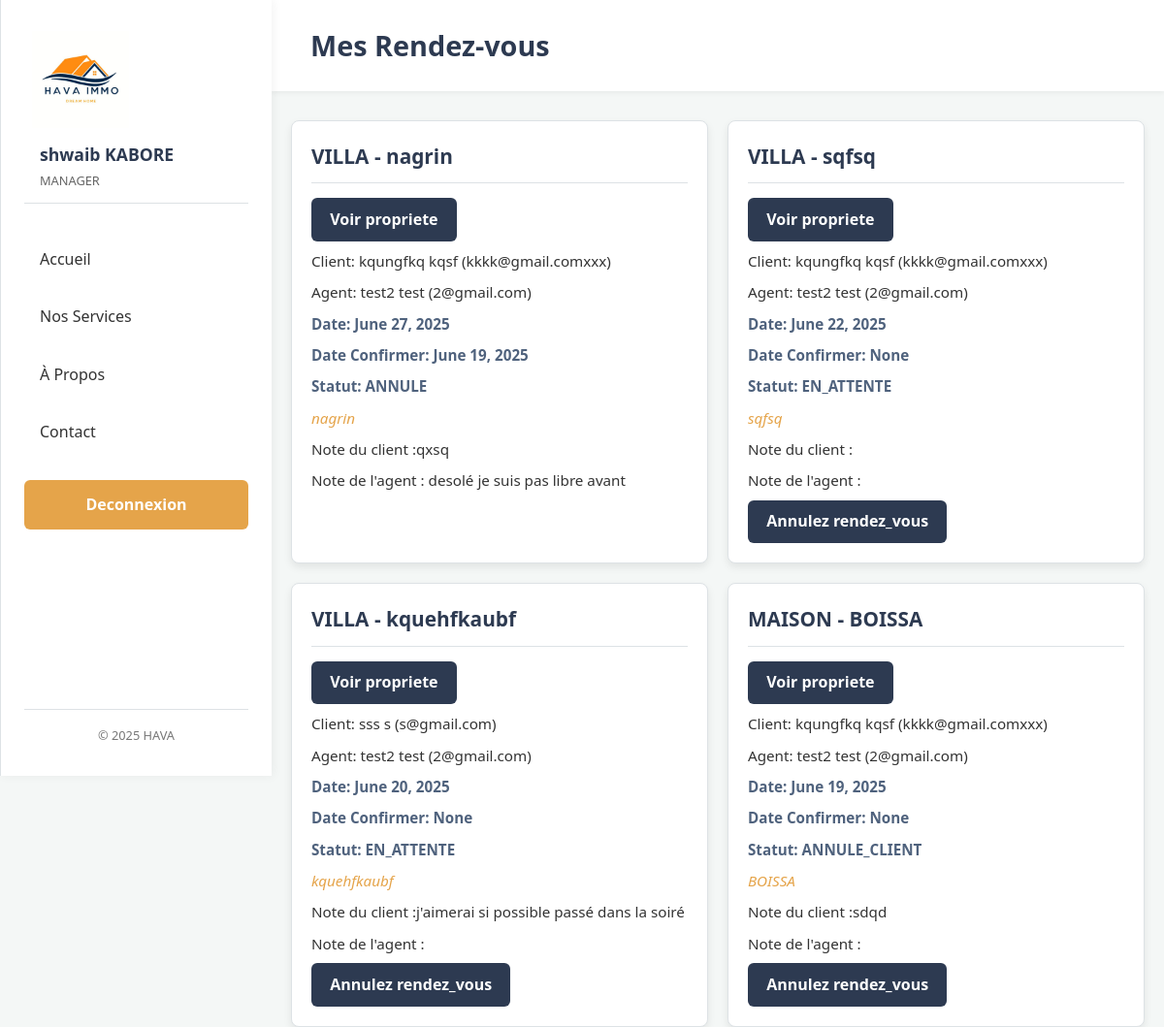
/account/manager/rdv-agents/ (signed in), run on an earlier commit of the app's database.
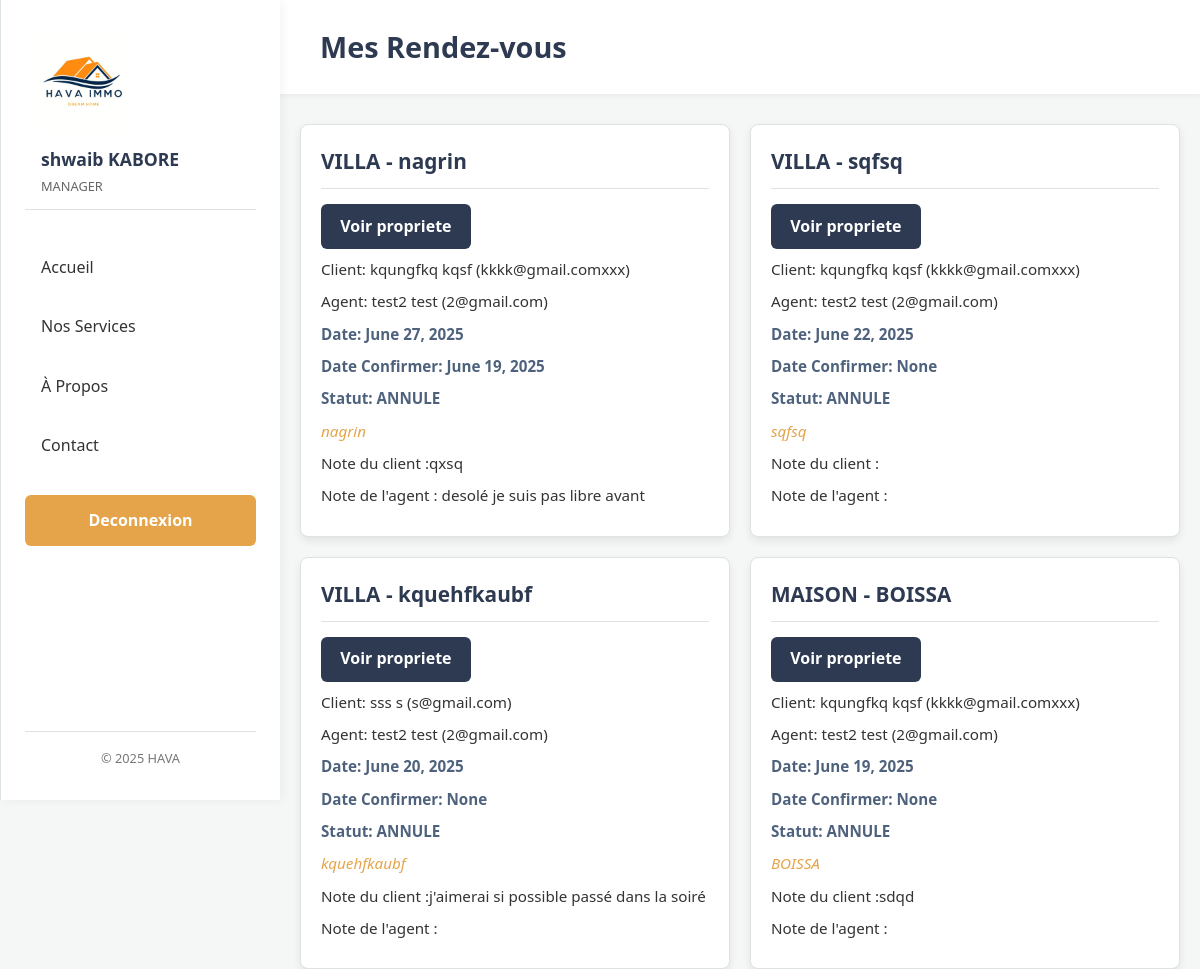
And on a later commit of the database.
### RDV/models.py (models this page shows, shortened)
class RendezVous(models.Model):
    choices= (
        ('CONFIRME', 'CONFIRME'),
        ('EN_ATTENTE', 'EN_ATTENTE'),
        )
    client = models.ForeignKey(ClientProfile, on_delete=models.CASCADE, related_name='rdv_client')
    agent = models.ForeignKey(AgentProfile, on_delete=models.CASCADE, related_name='rdv_agent')
    propriete = models.ForeignKey(Propriete, on_delete=models.CASCADE)
    date_souhaitee = models.DateField()
    date_confirmee = models.DateField(null=True, blank=True,)
    statut = models.CharField(max_length=20, choices=choices,default='EN_ATTENTE')
    commentaire_client = models.TextField(blank=True)
    commentaire_agent = models.TextField(blank=True)

### bien_app/models.py (models this page shows, shortened)
class Propriete(models.Model):
    type = models.CharField(max_length=30, choices=TYPE_CHOICES)  # Ex: Appartement, Villa...
    usage = models.CharField(max_length=450)  # Ex: Habitation, Commercial...
    statut = models.CharField(max_length=20, choices=STATUT_CHOICES, default='disponible')
    localisation = models.CharField(max_length=255)
    superficie = models.DecimalField(max_digits=10, decimal_places=2)  # en m²
    prix = models.DecimalField(max_digits=15, decimal_places=2)  # en FCFA ou autre
    option = models.CharField(max_length=10, choices=OPTION_CHOICES)
    bailleur = models.ForeignKey(
        'auth_app.CustomUser',  # entre guillemets = pas d'import
        on_delete=models.SET_NULL,
        limit_choices_to={'user_type': 'BAILLEUR'},
        null=True, blank=True,
        related_name='proprietes'
    )

### auth_app/models.py (models this page shows, shortened)
class ClientProfile(models.Model):
    user = models.OneToOneField(
        CustomUser,
        on_delete=models.CASCADE,
        limit_choices_to={'user_type': 'CLIENT'}
    )
    agent = models.ForeignKey(
        CustomUser,
        on_delete=models.SET_NULL,
        null=True,
        blank=True,
        limit_choices_to={'user_type': 'AGENT'},
        related_name='clients'
    )
    favoris = models.ManyToManyField(Propriete, related_name='favoris_clients', blank=True)
    def __str__(self):
        return f"Client: {self.user.get_full_name()} ({self.user.email})"

class CustomUser(AbstractUser):
    USER_TYPES = (
        ('CLIENT', 'Client'),
        ('AGENT', 'Agent'),
        ('MANAGER', 'Manager'),
        ('BAILLEUR', 'Bailleur'),
    )
    user_type = models.CharField(max_length=10, choices=USER_TYPES, default="CLIENT" )
    adresse = models.CharField(max_length=50,blank=True)
    phone = models.CharField(max_length=20, blank=True)
    email = models.EmailField(unique=True)
    USERNAME_FIELD = 'email'
    REQUIRED_FIELDS = ['username', 'first_name', 'last_name']
    class Meta:
        verbose_name = "Utilisateur"

class AgentProfile(models.Model):
    user = models.OneToOneField(
        CustomUser,
        on_delete=models.CASCADE,
        limit_choices_to={'user_type': 'AGENT'}
    )
    specialty = models.CharField(max_length=100, blank=True)
    def __str__(self):
        return f"Agent: {self.user.get_full_name()} ({self.user.email})"

### auth_app/views.py (the view)
# urls.py: path('manager/rdv-agents/', views.liste_rdv_agents, name='liste_rdv_agents'),
@login_required
def liste_rdv_agents(request):
    if request.user.user_type !="MANAGER":
        return redirect('index')
    rdvs_agents = RendezVous.objects.select_related('agent').order_by('-date_souhaitee')
    return render(request, 'RDV/mes_rdv.html', {
        'rendez_vous': rdvs_agents,
    })

### templates/RDV/mes_rdv.html (shortened to what this page needs)
{% extends "base/layout.html" %}
{% load static%}
    {% block content %}
    <header>
        <div class="container">
            <h1>Mes Rendez-vous</h1>
        </div>
    </header>
    <div class="container">
        <div class="appointment-list" id="appointment-list">
            {%for r in rendez_vous %}
            <div class="appointment-card">
                <span class="pers0">
                    <h3>{{ r.propriete.type }} - {{ r.propriete.localisation }}</h3>
                <span>
                    <a href="{% url 'propriete_detail' r.propriete.pk %}" class="details-btn">Voir propriete</a>
                    {% if user.user_type == "MANAGER" %}
                    <p>{{r.client}}</p>
                    <p>{{r.agent}}</p>
                    {% endif%}
                    <p class="date-time">Date: {{r.date_souhaitee}}</p>
                    <p class="date-time">Date Confirmer: {{r.date_confirmee}}</p>
                    <p class="date-time">Statut: {{r.statut}}</p>
                    <p class="location">{{ r.propriete.localisation }}</p>
                        <p>Note du client :{{r.commentaire_client}}</p>
                        <p>Note de l'agent : {{r.commentaire_agent}}</p>
                    <span class="pers0">
                    {% if r.statut != "ANNULE" %}
                    <a href="{% url 'annuler_rendez_vous' r.id %}" class="details-btn">Annulez rendez_vous</a>
                    {% endif%}
                    </span>
            </div>
            {%endfor r in rendez_vous %}
    </div>
    {% endblock content %}

What changed in the data, as far as the page shows it:
changed RendezVous "June 22, 2025": statut "EN_ATTENTE" → "ANNULE"; no longer shows "Annulez rendez_vous"
changed RendezVous "June 20, 2025": statut "EN_ATTENTE" → "ANNULE"; no longer shows "Annulez rendez_vous"
changed RendezVous "sdqd": statut "ANNULE_CLIENT" → "ANNULE"; no longer shows "Annulez rendez_vous"
